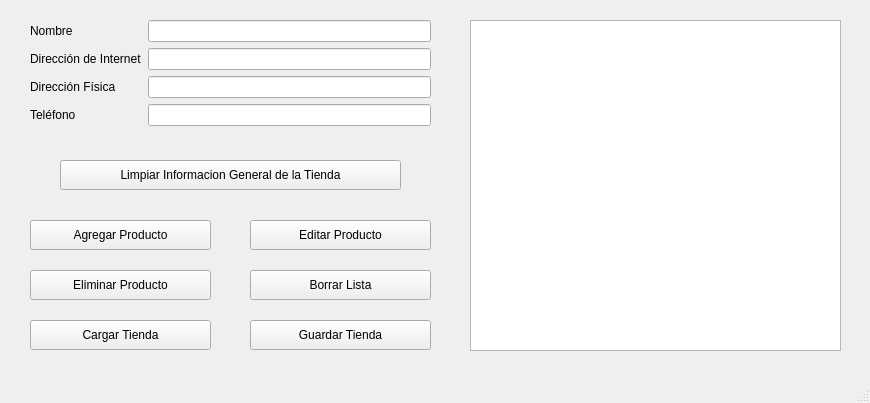
<?xml version="1.0" encoding="UTF-8"?>
<ui version="4.0">
 <class>MainWindow</class>
 <widget class="QMainWindow" name="MainWindow">
  <property name="geometry">
   <rect>
    <x>0</x>
    <y>0</y>
    <width>870</width>
    <height>403</height>
   </rect>
  </property>
  <property name="windowTitle">
   <string>MainWindow</string>
  </property>
  <widget class="QWidget" name="centralwidget">
   <widget class="QWidget" name="formLayoutWidget">
    <property name="geometry">
     <rect>
      <x>30</x>
      <y>20</y>
      <width>401</width>
      <height>141</height>
     </rect>
    </property>
    <layout class="QFormLayout" name="formLayout">
     <item row="0" column="0">
      <widget class="QLabel" name="label">
       <property name="text">
        <string>Nombre</string>
       </property>
      </widget>
     </item>
     <item row="0" column="1">
      <widget class="QLineEdit" name="txtNombreTienda"/>
     </item>
     <item row="1" column="0">
      <widget class="QLabel" name="label_2">
       <property name="text">
        <string>Dirección de Internet</string>
       </property>
      </widget>
     </item>
     <item row="1" column="1">
      <widget class="QLineEdit" name="txtDireccionInternet"/>
     </item>
     <item row="2" column="0">
      <widget class="QLabel" name="label_3">
       <property name="text">
        <string>Dirección Física</string>
       </property>
      </widget>
     </item>
     <item row="3" column="0">
      <widget class="QLabel" name="label_4">
       <property name="text">
        <string>Teléfono</string>
       </property>
      </widget>
     </item>
     <item row="3" column="1">
      <widget class="QLineEdit" name="txtTelefono"/>
     </item>
     <item row="2" column="1">
      <widget class="QLineEdit" name="txtDireccionFisica"/>
     </item>
    </layout>
   </widget>
   <widget class="QListWidget" name="listaEditable">
    <property name="geometry">
     <rect>
      <x>470</x>
      <y>20</y>
      <width>371</width>
      <height>331</height>
     </rect>
    </property>
   </widget>
   <widget class="QPushButton" name="btnAgregarProducto">
    <property name="geometry">
     <rect>
      <x>30</x>
      <y>220</y>
      <width>181</width>
      <height>30</height>
     </rect>
    </property>
    <property name="text">
     <string>Agregar Producto</string>
    </property>
   </widget>
   <widget class="QPushButton" name="btnEditarProducto">
    <property name="geometry">
     <rect>
      <x>250</x>
      <y>220</y>
      <width>181</width>
      <height>30</height>
     </rect>
    </property>
    <property name="text">
     <string>Editar Producto</string>
    </property>
   </widget>
   <widget class="QPushButton" name="btnCargarTienda">
    <property name="geometry">
     <rect>
      <x>30</x>
      <y>320</y>
      <width>181</width>
      <height>30</height>
     </rect>
    </property>
    <property name="text">
     <string>Cargar Tienda</string>
    </property>
   </widget>
   <widget class="QPushButton" name="btnGuardarTienda">
    <property name="geometry">
     <rect>
      <x>250</x>
      <y>320</y>
      <width>181</width>
      <height>30</height>
     </rect>
    </property>
    <property name="text">
     <string>Guardar Tienda</string>
    </property>
   </widget>
   <widget class="QPushButton" name="btnEliminarProducto">
    <property name="geometry">
     <rect>
      <x>30</x>
      <y>270</y>
      <width>181</width>
      <height>30</height>
     </rect>
    </property>
    <property name="text">
     <string>Eliminar Producto</string>
    </property>
   </widget>
   <widget class="QPushButton" name="btnBorrarLista">
    <property name="geometry">
     <rect>
      <x>250</x>
      <y>270</y>
      <width>181</width>
      <height>30</height>
     </rect>
    </property>
    <property name="text">
     <string>Borrar Lista</string>
    </property>
   </widget>
   <widget class="QPushButton" name="btnLimpiarInformacionTienda">
    <property name="geometry">
     <rect>
      <x>60</x>
      <y>160</y>
      <width>341</width>
      <height>30</height>
     </rect>
    </property>
    <property name="text">
     <string>Limpiar Informacion General de la Tienda</string>
    </property>
   </widget>
  </widget>
  <widget class="QMenuBar" name="menubar">
   <property name="geometry">
    <rect>
     <x>0</x>
     <y>0</y>
     <width>870</width>
     <height>26</height>
    </rect>
   </property>
  </widget>
  <widget class="QStatusBar" name="statusbar"/>
 </widget>
 <resources/>
 <connections/>
</ui>
